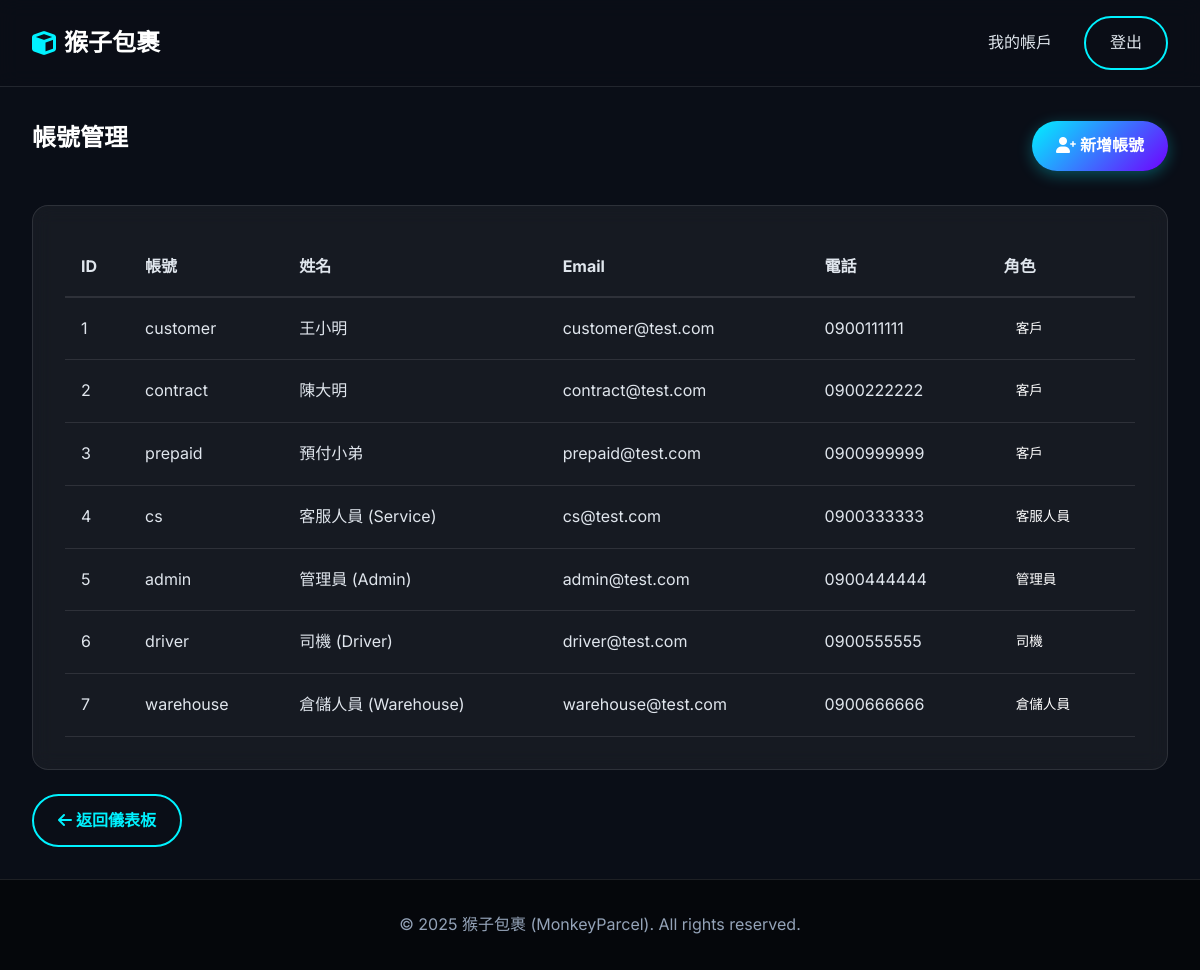
Page /admin/users (signed in) on the earlier database version.
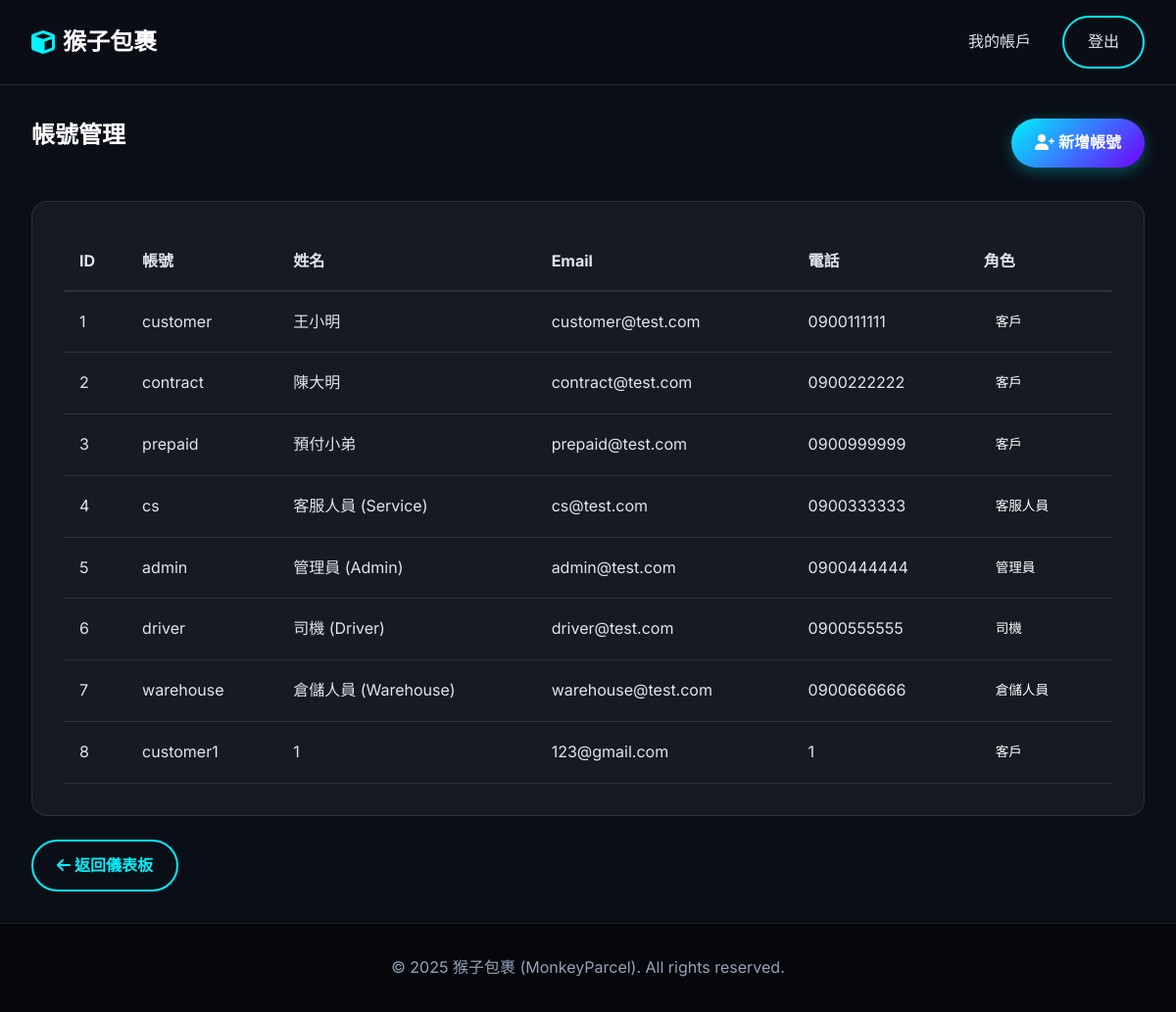
Same page on the later database version.
### app/models.py (models this page shows, shortened)
class User(Base):
    __tablename__ = 'users'
    id: Mapped[int] = mapped_column(primary_key=True)
    username: Mapped[str] = mapped_column(String(50), unique=True, nullable=False)
    password_hash: Mapped[str] = mapped_column(String(128), nullable=False)
    full_name: Mapped[str] = mapped_column(String(100), nullable=False)
    email: Mapped[str] = mapped_column(String(120), unique=True, nullable=False)
    phone: Mapped[str] = mapped_column(String(20), nullable=False)
    address: Mapped[str] = mapped_column(String(200), nullable=True)
    role: Mapped[UserRole] = mapped_column(Enum(UserRole), default=UserRole.CUSTOMER)
    type: Mapped[str] = mapped_column(String(50))
    __mapper_args__ = {
        'polymorphic_identity': 'user',
        'polymorphic_on': type
    }

class Customer(User):
    __tablename__ = 'customers'
    id: Mapped[int] = mapped_column(ForeignKey('users.id'), primary_key=True)
    customer_type: Mapped[CustomerType] = mapped_column(Enum(CustomerType), default=CustomerType.NON_CONTRACT)
    billing_preference: Mapped[PaymentMethod] = mapped_column(Enum(PaymentMethod), default=PaymentMethod.CASH)
    balance: Mapped[float] = mapped_column(Float, default=0.0) # 僅適用於預付型客戶
    prepaid_by: Mapped[Optional[str]] = mapped_column(String(100), nullable=True) # 預付方名稱 (例如: 台灣積體電路股份有限公司)
    packages: Mapped[List["Package"]] = relationship("Package", back_populates="sender")
    bills: Mapped[List["Bill"]] = relationship("Bill", back_populates="customer")
    __mapper_args__ = {
        'polymorphic_identity': 'customer',
    }

class User(Base):
    __tablename__ = 'users'
    id: Mapped[int] = mapped_column(primary_key=True)
    username: Mapped[str] = mapped_column(String(50), unique=True, nullable=False)
    password_hash: Mapped[str] = mapped_column(String(128), nullable=False)
    full_name: Mapped[str] = mapped_column(String(100), nullable=False)
    email: Mapped[str] = mapped_column(String(120), unique=True, nullable=False)
    phone: Mapped[str] = mapped_column(String(20), nullable=False)
    address: Mapped[str] = mapped_column(String(200), nullable=True)
    role: Mapped[UserRole] = mapped_column(Enum(UserRole), default=UserRole.CUSTOMER)
    type: Mapped[str] = mapped_column(String(50))
    __mapper_args__ = {
        'polymorphic_identity': 'user',
        'polymorphic_on': type
    }

class Employee(User):
    __tablename__ = 'employees'
    id: Mapped[int] = mapped_column(ForeignKey('users.id'), primary_key=True)
    department: Mapped[str] = mapped_column(String(50), nullable=True)
    __mapper_args__ = {
        'polymorphic_identity': 'employee',
    }

class Driver(Employee):
    __tablename__ = 'drivers'
    id: Mapped[int] = mapped_column(ForeignKey('employees.id'), primary_key=True)
    vehicle_id: Mapped[str] = mapped_column(String(50), nullable=True)  # 運輸載具識別碼 (貨車車牌)
    __mapper_args__ = {
        'polymorphic_identity': 'driver',
    }

class WarehouseStaff(Employee):
    __tablename__ = 'warehouse_staff'
    id: Mapped[int] = mapped_column(ForeignKey('employees.id'), primary_key=True)
    warehouse_location_id: Mapped[str] = mapped_column(String(50), nullable=True) # 隸屬的倉庫編號
    __mapper_args__ = {
        'polymorphic_identity': 'warehouse_staff',
    }

### app/routes.py (the view)
@main.route('/admin/users')
@login_required
def admin_users():
    if session.get('user_role') != 'admin':
        return "Unauthorized", 403
    users = services.get_all_users()
    return render_template('admin_users.html', users=users)

### app/routes.py (called while the page is built)
def login_required(f):
    @wraps(f)
    def decorated_function(*args, **kwargs):
        if 'user_id' not in session:
            return redirect(url_for('main.login'))
        return f(*args, **kwargs)
    return decorated_function

### app/services.py (called while the page is built)
def get_all_users():
    return db.session.execute(db.select(models.User)).scalars().all()

### app/templates/admin_users.html (shortened to what this page needs)
{% extends "base.html" %}
{% block content %}
<div class="container">
    <div style="display: flex; justify-content: space-between; align-items: center; margin-bottom: 2rem;">
        <h2>帳號管理</h2>
        <a href="{{ url_for('main.admin_create_user') }}" class="btn btn-primary">
            <i class="fas fa-user-plus"></i> 新增帳號
        </a>
    </div>
    <div class="card">
        <div style="overflow-x: auto;">
            <table class="data-table" style="width: 100%; border-collapse: collapse;">
                <thead>
                    <tr>
                        <th style="padding: 1rem; text-align: left; border-bottom: 2px solid var(--border-color);">ID
                        </th>
                        <th style="padding: 1rem; text-align: left; border-bottom: 2px solid var(--border-color);">帳號
                        </th>
                        <th style="padding: 1rem; text-align: left; border-bottom: 2px solid var(--border-color);">姓名
                        </th>
                        <th style="padding: 1rem; text-align: left; border-bottom: 2px solid var(--border-color);">Email
                        </th>
                        <th style="padding: 1rem; text-align: left; border-bottom: 2px solid var(--border-color);">電話
                        </th>
                        <th style="padding: 1rem; text-align: left; border-bottom: 2px solid var(--border-color);">角色
                        </th>
                    </tr>
                </thead>
                <tbody>
                    {% for user in users %}
                    <tr style="border-bottom: 1px solid var(--border-color);">
                        <td style="padding: 1rem;">{{ user.id }}</td>
                        <td style="padding: 1rem;">{{ user.username }}</td>
                        <td style="padding: 1rem;">{{ user.full_name }}</td>
                        <td style="padding: 1rem;">{{ user.email }}</td>
                        <td style="padding: 1rem;">{{ user.phone }}</td>
                        <td style="padding: 1rem;">
                            {% if user.role.value == 'customer' %}
                            <span class="badge"
                                style="background: var(--info); color: white; padding: 0.25rem 0.75rem; border-radius: 4px;">客戶</span>
                            {% elif user.role.value == 'driver' %}
                            <span class="badge"
                                style="background: var(--warning); color: white; padding: 0.25rem 0.75rem; border-radius: 4px;">司機</span>
                            {% elif user.role.value == 'warehouse' %}
                            <span class="badge"
                                style="background: var(--secondary); color: white; padding: 0.25rem 0.75rem; border-radius: 4px;">倉儲人員</span>
                            {% elif user.role.value == 'customer_service' %}
                            <span class="badge"
                                style="background: var(--success); color: white; padding: 0.25rem 0.75rem; border-radius: 4px;">客服人員</span>
                            {% elif user.role.value == 'admin' %}
                            <span class="badge"
                                style="background: var(--danger); color: white; padding: 0.25rem 0.75rem; border-radius: 4px;">管理員</span>
                            {% else %}
                            <span class="badge"
                                style="background: var(--text-muted); color: white; padding: 0.25rem 0.75rem; border-radius: 4px;">{{
                                user.role.value }}</span>
                            {% endif %}
                        </td>
                    </tr>
                    {% else %}
                    <tr>
                        <td colspan="6" style="padding: 2rem; text-align: center; color: var(--text-muted);">
                            目前沒有任何使用者
                        </td>
                    </tr>
                    {% endfor %}
                </tbody>
            </table>
        </div>
    </div>
    <div style="margin-top: 1.5rem;">
        <a href="{{ url_for('main.dashboard') }}" class="btn btn-outline">
            <i class="fas fa-arrow-left"></i> 返回儀表板
        </a>
    </div>
</div>
{% endblock %}

### app/templates/base.html (shortened to what this page needs)
<!DOCTYPE html>
<html lang="zh-TW">
<head>
    <link rel="stylesheet" href="{{ url_for('static', filename='css/style.css') }}">
    <link rel="stylesheet" href="https://cdnjs.cloudflare.com/ajax/libs/font-awesome/6.0.0/css/all.min.css">
</head>
<body>
    <nav class="navbar">
        <div class="container nav-container">
            <a href="{{ url_for('main.index') }}" class="logo">
                <i class="fas fa-cube"></i> 猴子包裹
            </a>
            <div class="nav-links">
                {% if session.get('user_id') %}
                <a href="{{ url_for('main.dashboard') }}">我的帳戶</a>
                <a href="{{ url_for('main.logout') }}" class="btn btn-outline">登出</a>
                {% else %}
                <a href="{{ url_for('main.login') }}" class="btn btn-primary">登入 / 註冊</a>
                {% endif %}
            </div>
        </div>
    </nav>
    <main class="main-content">
        {% block content %}{% endblock %}
    </main>
    <footer class="footer">
        <div class="container">
            <p>&copy; 2025 猴子包裹 (MonkeyParcel). All rights reserved.</p>
        </div>
    </footer>
</body>
</html>

### app/static/css/style.css (style rules this page uses)
:root { --primary-color: #00f2ff; --primary-dark: #00c8d4; --secondary-color: #7000ff; --bg-color: #0a0e17; --card-bg: rgba(255, 255, 255, 0.05); --text-color: #e0e6ed; --text-muted: #94a3b8; --border-color: rgba(255, 255, 255, 0.1); --success-color: #00ff9d; --error-color: #ff4d4d; --gradient-main: linear-gradient(135deg, #00f2ff 0%, #7000ff 100%); }
* { box-sizing: border-box; margin: 0; padding: 0; }
body { font-family: 'Inter', 'Noto Sans TC', sans-serif; background-color: var(--bg-color); color: var(--text-color); line-height: 1.6; min-height: 100vh; display: flex; flex-direction: column; }
h1, h2, h3, h4, h5, h6 { font-weight: 700; margin-bottom: 1rem; color: #fff; }
a { text-decoration: none; color: var(--primary-color); transition: all 0.3s ease; }
.container { max-width: 1200px; margin: 0 auto; padding: 0 2rem; }
.main-content { flex: 1; padding: 2rem 0; }
.navbar { background: rgba(10, 14, 23, 0.8); backdrop-filter: blur(10px); border-bottom: 1px solid var(--border-color); padding: 1rem 0; position: sticky; top: 0; z-index: 1000; }
.nav-container { display: flex; justify-content: space-between; align-items: center; }
.logo { font-size: 1.5rem; font-weight: 700; color: #fff; display: flex; align-items: center; gap: 0.5rem; }
.logo i { color: var(--primary-color); }
.nav-links { display: flex; gap: 2rem; align-items: center; }
.nav-links a { color: var(--text-color); font-weight: 500; }
.btn { display: inline-block; padding: 0.75rem 1.5rem; border-radius: 50px; font-weight: 600; cursor: pointer; border: none; transition: all 0.3s ease; }
.btn-primary { background: var(--gradient-main); color: #fff; box-shadow: 0 4px 15px rgba(0, 242, 255, 0.3); }
.btn-outline { background: transparent; border: 2px solid var(--primary-color); color: var(--primary-color); }
.card { background: var(--card-bg); border: 1px solid var(--border-color); border-radius: 16px; padding: 2rem; backdrop-filter: blur(10px); margin-bottom: 1.5rem; }
.footer { background: #05070b; padding: 2rem 0; margin-top: auto; text-align: center; color: var(--text-muted); border-top: 1px solid var(--border-color); }
.badge { display: inline-block; padding: 0.25rem 0.75rem; border-radius: 50px; font-size: 0.85rem; font-weight: 500; background: rgba(255, 255, 255, 0.1); color: #fff; white-space: nowrap; }
.card, .hero, .timeline-item { animation: fadeIn 0.5s ease-out forwards; }

Differences in the rows shown:
added Customer: id "8", username "customer1", full_name "1", email "123@gmail.com", phone "1", shows "客戶"
